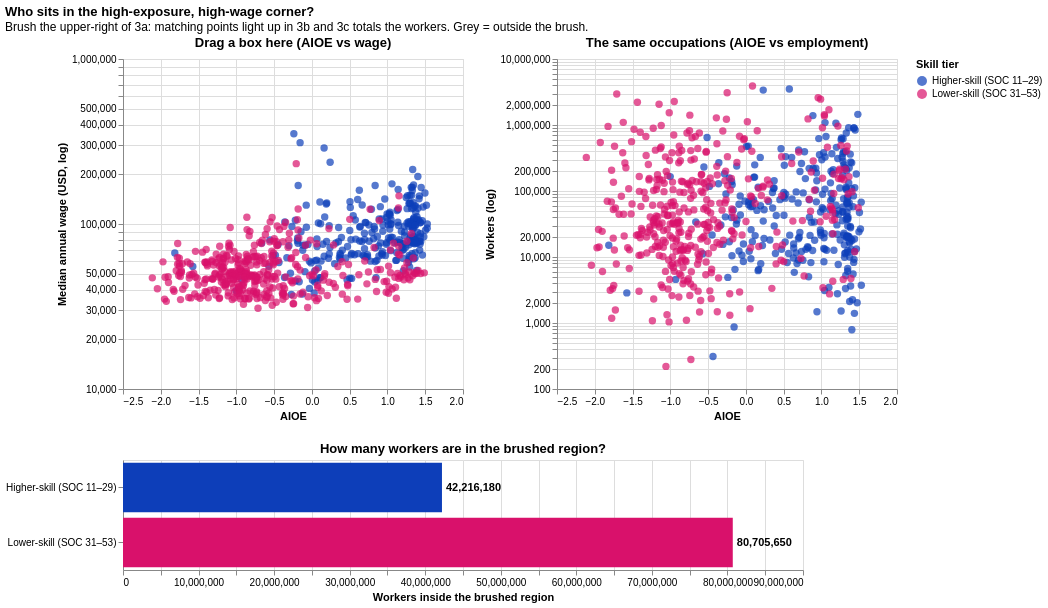

This figure's notebook cell:
### Markdown cell above
### Visual 3 — Who sits in the high-exposure, high-wage corner?
**How to use it:** drag a box on the left chart, for example over the upper-right corner. The same jobs light up on the right chart, and the bar below totals their workers.

### Code cell
brush = alt.selection_interval()

sc_wage = (alt.Chart(df).mark_circle(size=55).encode(
    x=alt.X('AIOE:Q', title='AIOE'),
    y=alt.Y('A_MEDIAN:Q', scale=alt.Scale(type='log'), title='Median annual wage (USD, log)'),
    color=alt.condition(brush, tier_color(True), alt.value(GREY)),
    tooltip=occ_tip,
).add_params(brush).properties(width=340, height=330, title='Drag a box here (AIOE vs wage)'))

sc_emp = (alt.Chart(df).mark_circle(size=55).encode(
    x=alt.X('AIOE:Q', title='AIOE'),
    y=alt.Y('TOT_EMP:Q', scale=alt.Scale(type='log'), title='Workers (log)'),
    color=alt.condition(brush, tier_color(False), alt.value(GREY)),
    tooltip=occ_tip,
).properties(width=340, height=330, title='The same occupations (AIOE vs employment)'))

emp_bar = (alt.Chart(df).mark_bar().encode(
    y=alt.Y('skill_tier:N', sort=[HI, LO], title=None, axis=alt.Axis(labelLimit=220)),
    x=alt.X('sum(TOT_EMP):Q', title='Workers inside the brushed region'),
    color=tier_color(False),
).transform_filter(brush))
emp_text = (emp_bar.mark_text(align='left', dx=4, fontWeight='bold')
            .encode(text=alt.Text('sum(TOT_EMP):Q', format=',.0f'), color=alt.value('black')))
emp_chart = (emp_bar + emp_text).properties(width=680, height=110,
                                            title='How many workers are in the brushed region?')

visual3 = ((sc_wage | sc_emp) & emp_chart).properties(
    title=alt.TitleParams('Who sits in the high-exposure, high-wage corner?',
                          subtitle=['Brush the upper-right of 3a: matching points light up in 3b '
                                    'and 3c totals the workers. Grey = outside the brush.']))
visual3

### Figure 1 — Vega-Lite specification as saved in the notebook (floating-point values rounded to 4 significant figures; data arrays with more than 128 entries replaced by an {"elided": "..."} marker saying what was removed)
{"config": {"view": {"continuousWidth": 300, "continuousHeight": 300}}, "vconcat": [{"hconcat": [{"mark": {"type": "circle", "size": 55}, "encoding": {"color": {"condition": {"param": "param_54dd647193d9b3b3", "field": "skill_tier", "legend": {"title": "Skill tier"}, "scale": {"domain": ["Higher-skill (SOC 11–29)", "Lower-skill (SOC 31–53)"], "range": ["#0d3eb9", "#d9116bff"]}, "type": "nominal"}, "value": "#d4d4d4"}, "tooltip": [{"field": "occupation", "title": "Occupation", "type": "nominal"}, {"field": "major_group", "title": "Group", "type": "nominal"}, {"field": "AIOE", "format": ".2f", "title": "AIOE", "type": "quantitative"}, {"field": "A_MEDIAN", "format": "$,.0f", "title": "Median wage", "type": "quantitative"}, {"field": "TOT_EMP", "format": ",.0f", "title": "Workers", "type": "quantitative"}], "x": {"field": "AIOE", "title": "AIOE", "type": "quantitative"}, "y": {"field": "A_MEDIAN", "scale": {"type": "log"}, "title": "Median annual wage (USD, log)", "type": "quantitative"}}, "height": 330, "name": "view_c4d2af5c8d0c8ce8_0", "title": "Drag a box here (AIOE vs wage)", "width": 340}, {"mark": {"type": "circle", "size": 55}, "encoding": {"color": {"condition": {"param": "param_54dd647193d9b3b3", "field": "skill_tier", "legend": null, "scale": {"domain": ["Higher-skill (SOC 11–29)", "Lower-skill (SOC 31–53)"], "range": ["#0d3eb9", "#d9116bff"]}, "type": "nominal"}, "value": "#d4d4d4"}, "tooltip": [{"field": "occupation", "title": "Occupation", "type": "nominal"}, {"field": "major_group", "title": "Group", "type": "nominal"}, {"field": "AIOE", "format": ".2f", "title": "AIOE", "type": "quantitative"}, {"field": "A_MEDIAN", "format": "$,.0f", "title": "Median wage", "type": "quantitative"}, {"field": "TOT_EMP", "format": ",.0f", "title": "Workers", "type": "quantitative"}], "x": {"field": "AIOE", "title": "AIOE", "type": "quantitative"}, "y": {"field": "TOT_EMP", "scale": {"type": "log"}, "title": "Workers (log)", "type": "quantitative"}}, "height": 330, "title": "The same occupations (AIOE vs employment)", "width": 340}]}, {"layer": [{"mark": {"type": "bar"}, "encoding": {"color": {"field": "skill_tier", "legend": null, "scale": {"domain": ["Higher-skill (SOC 11–29)", "Lower-skill (SOC 31–53)"], "range": ["#0d3eb9", "#d9116bff"]}, "type": "nominal"}, "x": {"aggregate": "sum", "field": "TOT_EMP", "title": "Workers inside the brushed region", "type": "quantitative"}, "y": {"axis": {"labelLimit": 220}, "field": "skill_tier", "sort": ["Higher-skill (SOC 11–29)", "Lower-skill (SOC 31–53)"], "title": null, "type": "nominal"}}, "transform": [{"filter": {"param": "param_54dd647193d9b3b3"}}]}, {"mark": {"type": "text", "align": "left", "dx": 4, "fontWeight": "bold"}, "encoding": {"color": {"value": "black"}, "text": {"aggregate": "sum", "field": "TOT_EMP", "format": ",.0f", "type": "quantitative"}, "x": {"aggregate": "sum", "field": "TOT_EMP", "title": "Workers inside the brushed region", "type": "quantitative"}, "y": {"axis": {"labelLimit": 220}, "field": "skill_tier", "sort": ["Higher-skill (SOC 11–29)", "Lower-skill (SOC 31–53)"], "title": null, "type": "nominal"}}, "transform": [{"filter": {"param": "param_54dd647193d9b3b3"}}]}], "height": 110, "title": "How many workers are in the brushed region?", "width": 680}], "data": {"name": "data-ce9e1a80752f62f2262d3f2b586ebb21"}, "params": [{"name": "param_54dd647193d9b3b3", "select": {"type": "interval"}, "views": ["view_c4d2af5c8d0c8ce8_0"]}], "title": {"text": "Who sits in the high-exposure, high-wage corner?", "subtitle": ["Brush the upper-right of 3a: matching points light up in 3b and 3c totals the workers. Grey = outside the brush."]}, "$schema": "https://vega.github.io/schema/vega-lite/v6.4.1.json", "datasets": {"data-ce9e1a80752f62f2262d3f2b586ebb21": {"elided": "670 records"}}}
